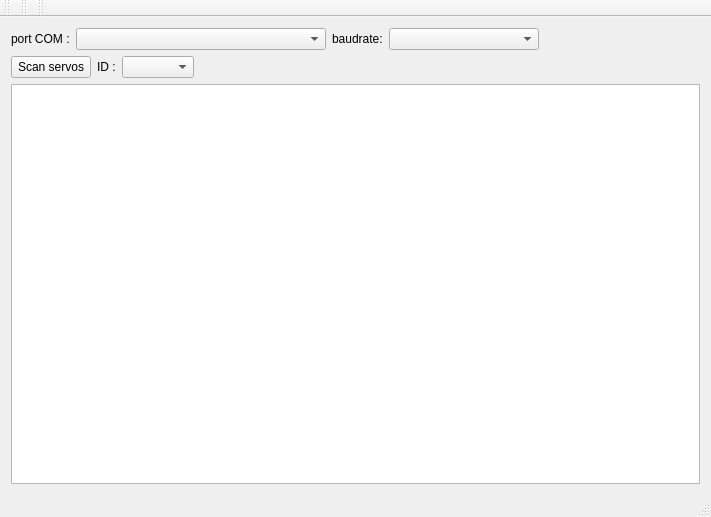
<?xml version="1.0" encoding="UTF-8"?>
<ui version="4.0">
 <class>MainWindow</class>
 <widget class="QMainWindow" name="MainWindow">
  <property name="enabled">
   <bool>true</bool>
  </property>
  <property name="geometry">
   <rect>
    <x>0</x>
    <y>0</y>
    <width>711</width>
    <height>517</height>
   </rect>
  </property>
  <property name="windowTitle">
   <string>Dynamixel Monitor</string>
  </property>
  <widget class="QWidget" name="centralWidget">
   <layout class="QVBoxLayout" name="verticalLayout">
    <item>
     <layout class="QHBoxLayout" name="horizontalLayout">
      <item>
       <widget class="QLabel" name="label">
        <property name="text">
         <string>port COM :</string>
        </property>
       </widget>
      </item>
      <item>
       <widget class="portComboBox" name="cbPort">
        <property name="minimumSize">
         <size>
          <width>250</width>
          <height>0</height>
         </size>
        </property>
       </widget>
      </item>
      <item>
       <widget class="QLabel" name="label_2">
        <property name="text">
         <string>baudrate:</string>
        </property>
       </widget>
      </item>
      <item>
       <widget class="dxlBaudrateComboBox" name="cbBaudRate">
        <property name="minimumSize">
         <size>
          <width>150</width>
          <height>0</height>
         </size>
        </property>
       </widget>
      </item>
      <item>
       <spacer name="horizontalSpacer">
        <property name="orientation">
         <enum>Qt::Horizontal</enum>
        </property>
        <property name="sizeHint" stdset="0">
         <size>
          <width>40</width>
          <height>20</height>
         </size>
        </property>
       </spacer>
      </item>
     </layout>
    </item>
    <item>
     <layout class="QHBoxLayout" name="horizontalLayout_3">
      <item>
       <widget class="QPushButton" name="pbScan">
        <property name="text">
         <string>Scan servos</string>
        </property>
       </widget>
      </item>
      <item>
       <widget class="QLabel" name="label_4">
        <property name="text">
         <string>ID :</string>
        </property>
       </widget>
      </item>
      <item>
       <widget class="QComboBox" name="cbIdList"/>
      </item>
      <item>
       <spacer name="horizontalSpacer_2">
        <property name="orientation">
         <enum>Qt::Horizontal</enum>
        </property>
        <property name="sizeHint" stdset="0">
         <size>
          <width>40</width>
          <height>20</height>
         </size>
        </property>
       </spacer>
      </item>
     </layout>
    </item>
    <item>
     <widget class="QTableWidget" name="tableWidget"/>
    </item>
   </layout>
  </widget>
  <widget class="QMenuBar" name="menuBar">
   <property name="geometry">
    <rect>
     <x>0</x>
     <y>0</y>
     <width>711</width>
     <height>25</height>
    </rect>
   </property>
  </widget>
  <widget class="QToolBar" name="mainToolBar">
   <attribute name="toolBarArea">
    <enum>TopToolBarArea</enum>
   </attribute>
   <attribute name="toolBarBreak">
    <bool>false</bool>
   </attribute>
  </widget>
  <widget class="QStatusBar" name="statusBar"/>
  <widget class="QToolBar" name="toolBar">
   <property name="windowTitle">
    <string>toolBar</string>
   </property>
   <attribute name="toolBarArea">
    <enum>TopToolBarArea</enum>
   </attribute>
   <attribute name="toolBarBreak">
    <bool>false</bool>
   </attribute>
  </widget>
  <widget class="QToolBar" name="toolBar_2">
   <property name="windowTitle">
    <string>toolBar_2</string>
   </property>
   <attribute name="toolBarArea">
    <enum>TopToolBarArea</enum>
   </attribute>
   <attribute name="toolBarBreak">
    <bool>false</bool>
   </attribute>
  </widget>
 </widget>
 <layoutdefault spacing="6" margin="11"/>
 <customwidgets>
  <customwidget>
   <class>portComboBox</class>
   <extends>QComboBox</extends>
   <header>portcombobox.h</header>
  </customwidget>
  <customwidget>
   <class>dxlBaudrateComboBox</class>
   <extends>QComboBox</extends>
   <header>dxlbaudratecombobox.h</header>
  </customwidget>
 </customwidgets>
 <resources/>
 <connections/>
</ui>
